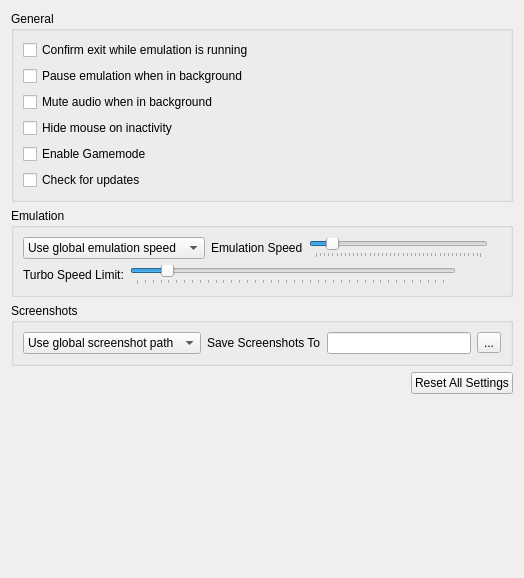
<?xml version="1.0" encoding="UTF-8"?>
<ui version="4.0">
 <class>ConfigureGeneral</class>
 <widget class="QWidget" name="ConfigureGeneral">
  <property name="geometry">
   <rect>
    <x>0</x>
    <y>0</y>
    <width>524</width>
    <height>578</height>
   </rect>
  </property>
  <property name="windowTitle">
   <string>Form</string>
  </property>
  <layout class="QHBoxLayout" name="horizontalLayout">
   <item>
    <layout class="QVBoxLayout" name="verticalLayout">
     <item>
      <widget class="QGroupBox" name="general_group">
       <property name="title">
        <string>General</string>
       </property>
       <layout class="QVBoxLayout" name="verticalLayout_5">
        <item>
         <widget class="QCheckBox" name="toggle_check_exit">
          <property name="text">
           <string>Confirm exit while emulation is running</string>
          </property>
         </widget>
        </item>
        <item>
         <widget class="QCheckBox" name="toggle_background_pause">
          <property name="text">
           <string>Pause emulation when in background</string>
          </property>
         </widget>
        </item>
        <item>
         <widget class="QCheckBox" name="toggle_background_mute">
          <property name="text">
           <string>Mute audio when in background</string>
          </property>
         </widget>
        </item>
        <item>
         <widget class="QCheckBox" name="toggle_hide_mouse">
          <property name="text">
           <string>Hide mouse on inactivity</string>
          </property>
         </widget>
        </item>
        <item>
         <widget class="QCheckBox" name="toggle_gamemode">
          <property name="text">
           <string>Enable Gamemode</string>
          </property>
         </widget>
        </item>
        <item>
         <widget class="QCheckBox" name="toggle_update_checker">
          <property name="text">
           <string>Check for updates</string>
          </property>
         </widget>
        </item>
       </layout>
      </widget>
     </item>
     <item>
      <widget class="QGroupBox" name="emulation_group">
       <property name="title">
        <string>Emulation</string>
       </property>
       <layout class="QVBoxLayout" name="verticalLayout_2">
        <item>
         <widget class="QWidget" name="emulation_speed_layout" native="true">
          <layout class="QHBoxLayout" name="emulation_speed_layout_inner">
           <property name="leftMargin">
            <number>0</number>
           </property>
           <property name="topMargin">
            <number>0</number>
           </property>
           <property name="rightMargin">
            <number>0</number>
           </property>
           <property name="bottomMargin">
            <number>0</number>
           </property>
           <item>
            <widget class="QComboBox" name="emulation_speed_combo">
             <item>
              <property name="text">
               <string>Use global emulation speed</string>
              </property>
             </item>
             <item>
              <property name="text">
               <string>Set emulation speed</string>
              </property>
             </item>
            </widget>
           </item>
           <item>
            <widget class="QLabel" name="label_emulation_speed">
             <property name="text">
              <string>Emulation Speed</string>
             </property>
            </widget>
           </item>
           <item>
            <widget class="QSlider" name="frame_limit">
             <property name="minimum">
              <number>0</number>
             </property>
             <property name="maximum">
              <number>199</number>
             </property>
             <property name="singleStep">
              <number>5</number>
             </property>
             <property name="pageStep">
              <number>15</number>
             </property>
             <property name="value">
              <number>19</number>
             </property>
             <property name="orientation">
              <enum>Qt::Horizontal</enum>
             </property>
             <property name="tickPosition">
              <enum>QSlider::TicksBelow</enum>
             </property>
            </widget>
           </item>
           <item>
            <widget class="QLabel" name="emulation_speed_display_label">
             <property name="text">
              <string/>
             </property>
             <property name="alignment">
              <set>Qt::AlignRight|Qt::AlignTrailing|Qt::AlignVCenter</set>
             </property>
            </widget>
           </item>
          </layout>
         </widget>
        </item>
        <item>
         <widget class="QWidget" name="turbo_limit_layout" native="true">
          <layout class="QHBoxLayout" name="turbo_limit_layout_inner">
           <property name="leftMargin">
            <number>0</number>
           </property>
           <property name="topMargin">
            <number>0</number>
           </property>
           <property name="rightMargin">
            <number>0</number>
           </property>
           <property name="bottomMargin">
            <number>0</number>
           </property>
           <item>
            <widget class="QLabel" name="turbo_limit_label">
             <property name="text">
              <string>Turbo Speed Limit:</string>
             </property>
            </widget>
           </item>
           <item>
            <widget class="QSlider" name="turbo_limit">
             <property name="minimum">
              <number>0</number>
             </property>
             <property name="maximum">
              <number>198</number>
             </property>
             <property name="singleStep">
              <number>5</number>
             </property>
             <property name="pageStep">
              <number>15</number>
             </property>
             <property name="value">
              <number>19</number>
             </property>
             <property name="orientation">
              <enum>Qt::Horizontal</enum>
             </property>
             <property name="tickPosition">
              <enum>QSlider::TicksBelow</enum>
             </property>
            </widget>
           </item>
           <item>
            <spacer name="horizontalSpacer">
             <property name="orientation">
              <enum>Qt::Horizontal</enum>
             </property>
             <property name="sizeType">
              <enum>QSizePolicy::Fixed</enum>
             </property>
             <property name="sizeHint" stdset="0">
              <size>
               <width>32</width>
               <height>20</height>
              </size>
             </property>
            </spacer>
           </item>
           <item>
            <widget class="QLabel" name="turbo_limit_display_label">
             <property name="text">
              <string/>
             </property>
             <property name="alignment">
              <set>Qt::AlignRight|Qt::AlignTrailing|Qt::AlignVCenter</set>
             </property>
            </widget>
           </item>
          </layout>
         </widget>
        </item>
       </layout>
      </widget>
     </item>
     <item>
      <widget class="QGroupBox" name="screenshot_group">
       <property name="title">
        <string>Screenshots</string>
       </property>
       <layout class="QGridLayout" name="gridLayout">
        <property name="verticalSpacing">
         <number>0</number>
        </property>
        <item row="0" column="1">
         <widget class="QWidget" name="widget_screenshot" native="true">
          <layout class="QHBoxLayout" name="screenshot_layout">
           <property name="leftMargin">
            <number>0</number>
           </property>
           <property name="topMargin">
            <number>0</number>
           </property>
           <property name="rightMargin">
            <number>0</number>
           </property>
           <property name="bottomMargin">
            <number>0</number>
           </property>
           <item>
            <widget class="QComboBox" name="screenshot_combo">
             <item>
              <property name="text">
               <string>Use global screenshot path</string>
              </property>
             </item>
             <item>
              <property name="text">
               <string>Set screenshot path:</string>
              </property>
             </item>
            </widget>
           </item>
           <item>
            <widget class="QLabel" name="screenshot_dir_label">
             <property name="text">
              <string>Save Screenshots To</string>
             </property>
            </widget>
           </item>
           <item>
            <widget class="QLineEdit" name="screenshot_dir_path"/>
           </item>
           <item>
            <widget class="QToolButton" name="change_screenshot_dir">
             <property name="text">
              <string>...</string>
             </property>
            </widget>
           </item>
          </layout>
         </widget>
        </item>
       </layout>
      </widget>
     </item>
     <item alignment="Qt::AlignRight">
      <widget class="QPushButton" name="button_reset_defaults">
       <property name="text">
        <string>Reset All Settings</string>
       </property>
      </widget>
     </item>
     <item>
      <spacer name="verticalSpacer">
       <property name="orientation">
        <enum>Qt::Vertical</enum>
       </property>
       <property name="sizeHint" stdset="0">
        <size>
         <width>20</width>
         <height>40</height>
        </size>
       </property>
      </spacer>
     </item>
    </layout>
   </item>
  </layout>
 </widget>
 <tabstops>
  <tabstop>toggle_check_exit</tabstop>
  <tabstop>toggle_background_pause</tabstop>
  <tabstop>toggle_hide_mouse</tabstop>
  <tabstop>toggle_update_checker</tabstop>
  <tabstop>button_reset_defaults</tabstop>
 </tabstops>
 <resources/>
 <connections/>
</ui>
